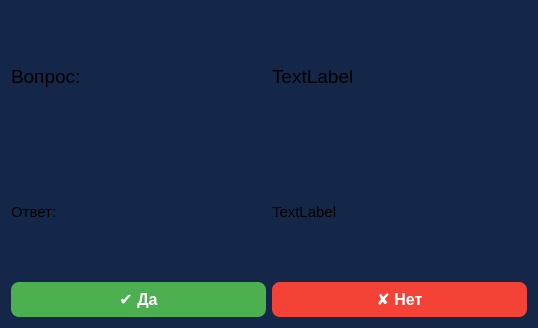
<?xml version="1.0" encoding="UTF-8"?>
<ui version="4.0">
 <class>AnswerValidationDialog</class>
 <widget class="QDialog" name="AnswerValidationDialog">
  <property name="geometry">
   <rect>
    <x>0</x>
    <y>0</y>
    <width>538</width>
    <height>328</height>
   </rect>
  </property>
  <property name="styleSheet">
   <string notr="true">background-color:#152748;</string>
  </property>
  <layout class="QVBoxLayout" name="verticalLayout">
   <item>
    <layout class="QHBoxLayout" name="horizontalLayout_2">
     <item>
      <widget class="QLabel" name="questionText">
       <property name="sizePolicy">
        <sizepolicy hsizetype="Minimum" vsizetype="Preferred">
         <horstretch>0</horstretch>
         <verstretch>0</verstretch>
        </sizepolicy>
       </property>
       <property name="font">
        <font>
         <pointsize>14</pointsize>
        </font>
       </property>
       <property name="text">
        <string>Вопрос:</string>
       </property>
       <property name="scaledContents">
        <bool>false</bool>
       </property>
       <property name="wordWrap">
        <bool>true</bool>
       </property>
      </widget>
     </item>
     <item>
      <widget class="QLabel" name="questionLabel">
       <property name="sizePolicy">
        <sizepolicy hsizetype="Preferred" vsizetype="Preferred">
         <horstretch>0</horstretch>
         <verstretch>0</verstretch>
        </sizepolicy>
       </property>
       <property name="font">
        <font>
         <pointsize>14</pointsize>
        </font>
       </property>
       <property name="text">
        <string>TextLabel</string>
       </property>
       <property name="wordWrap">
        <bool>true</bool>
       </property>
      </widget>
     </item>
    </layout>
   </item>
   <item>
    <layout class="QHBoxLayout" name="horizontalLayout">
     <item>
      <widget class="QLabel" name="label">
       <property name="sizePolicy">
        <sizepolicy hsizetype="Minimum" vsizetype="Preferred">
         <horstretch>0</horstretch>
         <verstretch>0</verstretch>
        </sizepolicy>
       </property>
       <property name="font">
        <font>
         <pointsize>11</pointsize>
        </font>
       </property>
       <property name="text">
        <string>Ответ:</string>
       </property>
       <property name="wordWrap">
        <bool>true</bool>
       </property>
      </widget>
     </item>
     <item>
      <widget class="QLabel" name="answerLabel">
       <property name="font">
        <font>
         <pointsize>11</pointsize>
        </font>
       </property>
       <property name="text">
        <string>TextLabel</string>
       </property>
       <property name="wordWrap">
        <bool>true</bool>
       </property>
      </widget>
     </item>
    </layout>
   </item>
   <item>
    <layout class="QHBoxLayout" name="buttonLayout">
     <item>
      <widget class="QPushButton" name="yesButton">
       <property name="styleSheet">
        <string notr="true">QPushButton#yesButton {
    background-color: #4CAF50;
    color: white;
    font-weight: bold;
    border: none;
    border-radius: 8px;
    padding: 8px 16px;
    font-size: 16px;
}
QPushButton#yesButton:hover {
    background-color: #45A049;
}
QPushButton#yesButton:pressed {
    background-color: #3E8E41;
}</string>
       </property>
       <property name="text">
        <string>✔ Да</string>
       </property>
      </widget>
     </item>
     <item>
      <widget class="QPushButton" name="noButton">
       <property name="styleSheet">
        <string notr="true">QPushButton#noButton {
    background-color: #F44336;
    color: white;
    font-weight: bold;
    border: none;
    border-radius: 8px;
    padding: 8px 16px;
    font-size: 16px;
}
QPushButton#noButton:hover {
    background-color: #D32F2F;
}
QPushButton#noButton:pressed {
    background-color: #B71C1C;
}
</string>
       </property>
       <property name="text">
        <string>✘ Нет</string>
       </property>
      </widget>
     </item>
    </layout>
   </item>
  </layout>
 </widget>
 <resources/>
 <connections/>
</ui>
